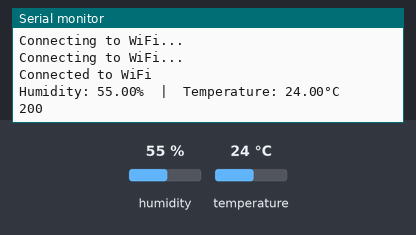
Bench run of a sketch on a simulated ESP32. Parts: the last lines printed to the serial monitor. The inputs (shaded band) are chosen by the test bench; at power-on: humidity 55 %, temperature 24 °C. WiFi joins after 1.5 s; servers stay silent unless stated; uploads are accepted with an empty reply.

Above: at 3.2 s.
3.3 s: humidity set to 22 %
At 4.4 s:
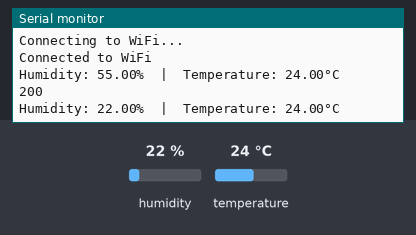
6.2 s: temperature set to 12 °C
At 7.5 s:
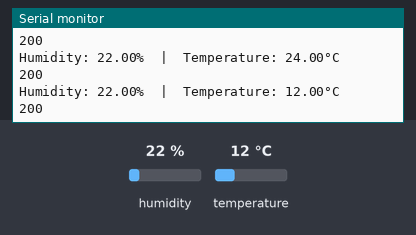
9.1 s: humidity set to 40 %
At 12.6 s:
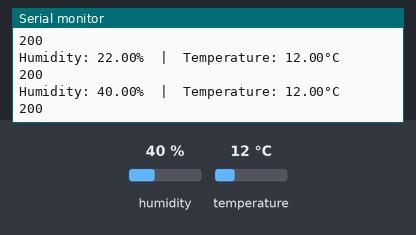
Timing chart, 0 to 14.1 s (numbered marks = the images above; inputs shaded):
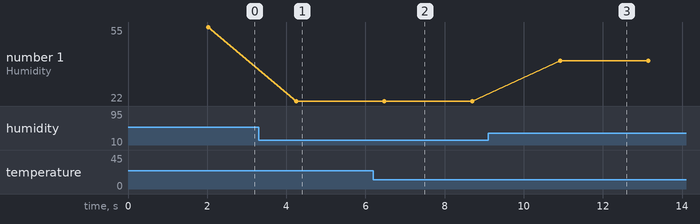

Measured:
- after the input at 3.3 s, the serial monitor: prints a new line after 0.95 s (image 1)
- after the input at 6.2 s, the serial monitor: prints a new line after 0.27 s (image 2)
- after the input at 9.1 s, the serial monitor: prints a new line after 1.8 s (image 3)
- plotted number 1: 55 → 22 after the input at 3.3 s, 22 → 40 after the input at 9.1 s

The sketch:

suhu.ino
```cpp
#include <WiFi.h>
#include <HTTPClient.h>
#include <DHT.h>

#define DHT11_PIN  21 // ESP32 pin GPIO21 connected to DHT11 sensor

const char* ssid = "Tarigeng";
const char* password = "17022004";
const char* serverName = "http://192.168.1.37:5000/data";

DHT dht11(DHT11_PIN, DHT11);

void setup() {
  Serial.begin(115200);
  dht11.begin(); // initialize the DHT11 sensor

  WiFi.begin(ssid, password);
  while (WiFi.status() != WL_CONNECTED) {
    delay(1000);
    Serial.println("Connecting to WiFi...");
  }
  Serial.println("Connected to WiFi");
}

void loop() {
  float humi = dht11.readHumidity();
  float tempC = dht11.readTemperature();

  if (isnan(tempC) || isnan(humi)) {
    Serial.println("Failed to read from DHT11 sensor!");
  } else {
    Serial.print("Humidity: ");
    Serial.print(humi);
    Serial.print("%  |  Temperature: ");
    Serial.print(tempC);
    Serial.println("°C");

    if (WiFi.status() == WL_CONNECTED) {
      HTTPClient http;
      http.begin(serverName);
      http.addHeader("Content-Type", "application/json");

      String httpRequestData = "{\"humidity\":" + String(humi) + ",\"temperature\":" + String(tempC) + "}";
      int httpResponseCode = http.POST(httpRequestData);

      if (httpResponseCode > 0) {
        String response = http.getString();
        Serial.println(httpResponseCode);
        Serial.println(response);
      } else {
        Serial.print("Error on sending POST: ");
        Serial.println(httpResponseCode);
      }
      http.end();
    } else {
      Serial.println("WiFi Disconnected");
    }
  }

  delay(2000);
}
```
